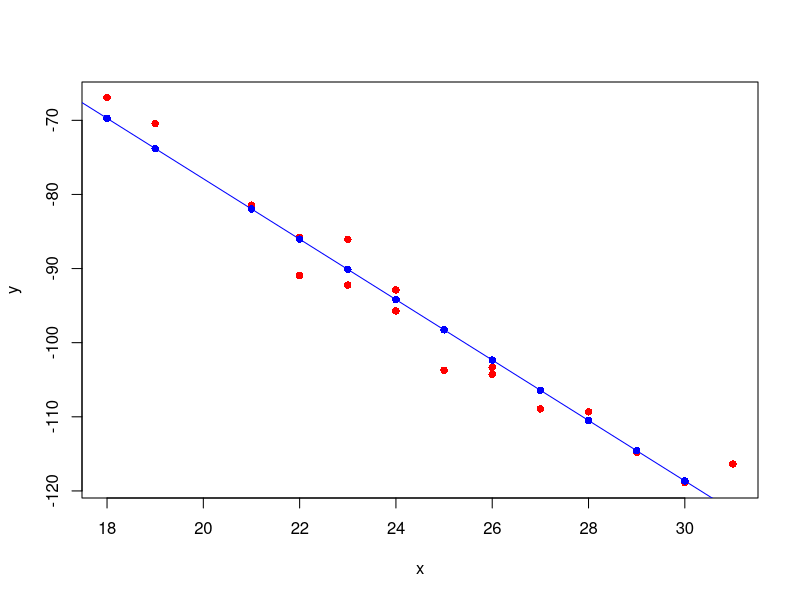

This figure's R source:
#
#    See also -> resid
#
x <- c(25, 23, 22, 18, 29, 19, 24, 28, 21, 26, 23, 31, 26, 27, 30, 24, 22)

A =   3
B =  -4
E = rnorm(length(x), mean = 0, sd = 3)

y <- A + B*x + E

X11()
plot (x, y, col='red', pch=16)

fit <- lm (y~x)

points(x, fitted(fit), col='blue', pch=16)
abline(coef(fit)[1], coef(fit)[2], col='blue')

z <- locator(1)
